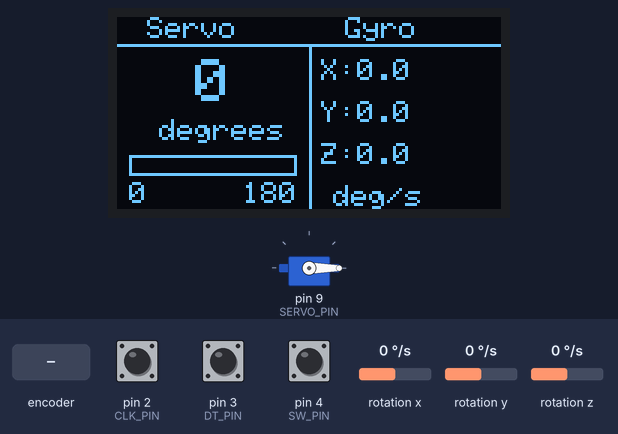
Bench run of a sketch on a simulated Arduino Uno, built with avr-gcc and run on an emulated ATmega328P. Shown: servo, 128×64 one-colour display. Wiring (from diagram.json): MPU-6050 motion sensor at I2C address 0x68. Inputs (shaded band) come from the test bench; at power-on: pin 4 (SW_PIN) HIGH, rotation x 0 °/s, rotation y 0 °/s, rotation z 0 °/s, pin 2 (CLK_PIN) HIGH, pin 3 (DT_PIN) HIGH. What the sketch prints to the serial monitor is not drawn.

Above: at 1.2 s.
1.3 s: rotary encoder on pin 2 (CLK_PIN) / pin 3 (DT_PIN) turned 3 steps (first pin leading)
At 2.4 s:
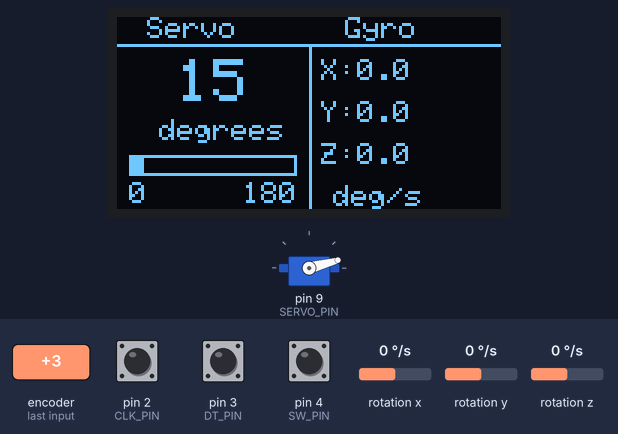
3.4 s: pin 4 (SW_PIN) pulled LOW for 0.15 s
At 3.7 s:
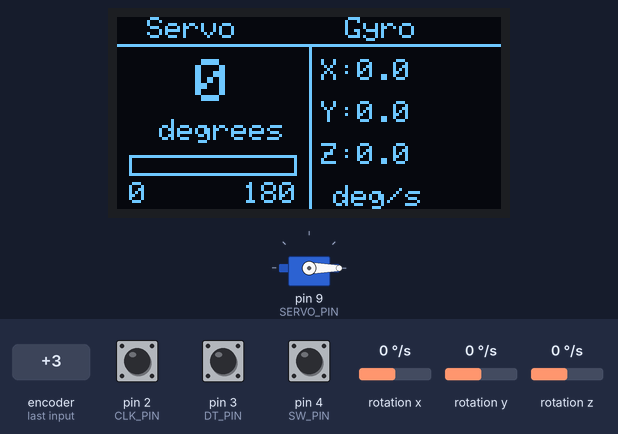
5.0 s: rotation x set to -192 °/s
At 5.3 s:
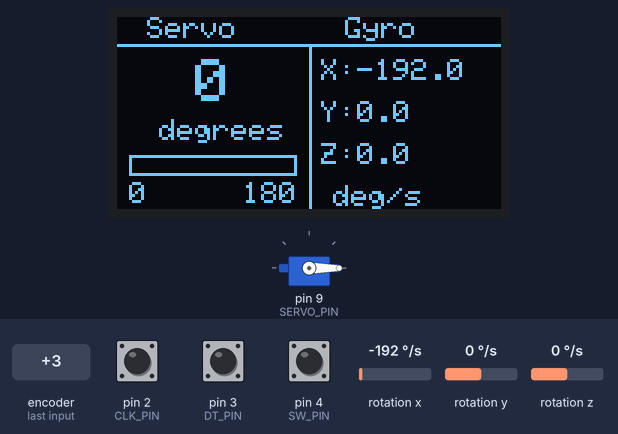
6.5 s: rotation y set to -192 °/s
At 7.1 s:
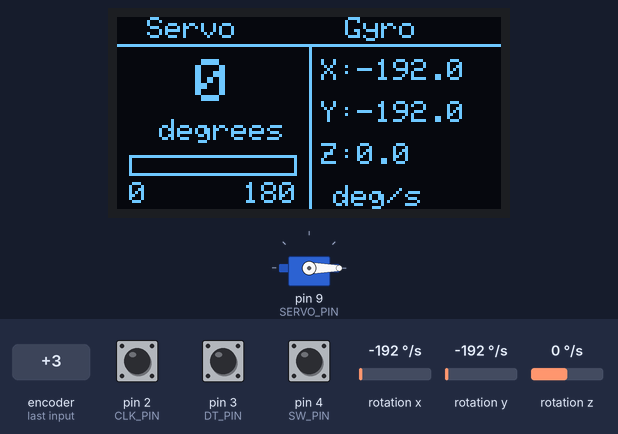
8.1 s: rotation z set to -192 °/s
At 8.4 s:
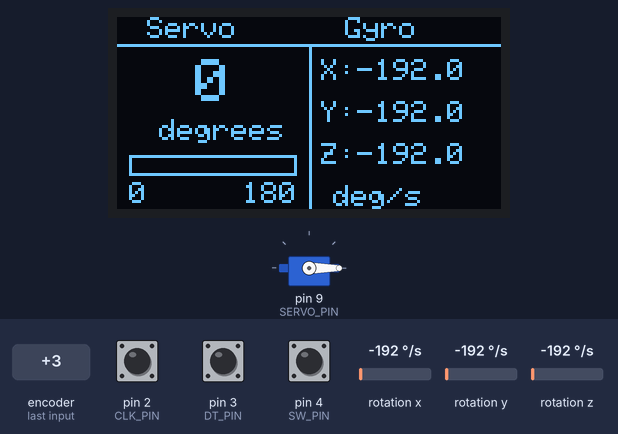
9.6 s: rotary encoder on pin 2 (CLK_PIN) / pin 3 (DT_PIN) turned 1 step (first pin leading)
At 10.9 s:
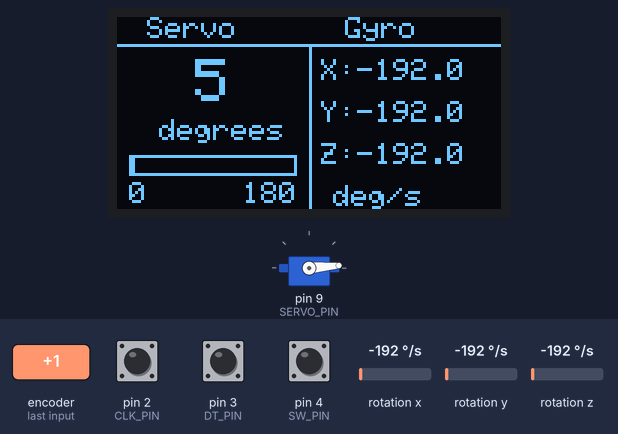
Timing chart, 0 to 12.3 s (numbered marks = the images above; inputs shaded):
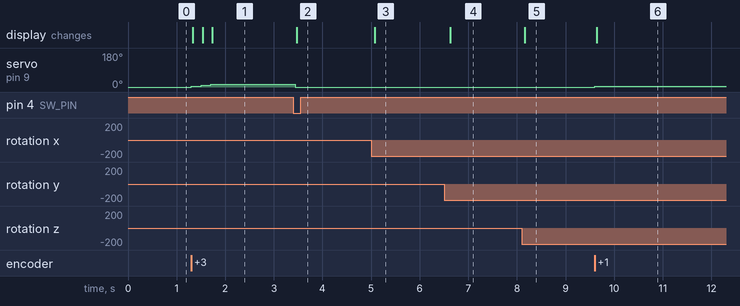

The sketch:

sketch.ino
```cpp
#include <Wire.h>
#include <Adafruit_GFX.h>
#include <Adafruit_SSD1306.h>
#include <Servo.h>

#define SCREEN_WIDTH 128
#define SCREEN_HEIGHT 64
#define OLED_RESET -1
#define OLED_ADDR 0x3C

#define CLK_PIN 2
#define DT_PIN  3
#define SW_PIN  4
#define SERVO_PIN 9

#define ANGLE_MIN 0
#define ANGLE_MAX 180
#define STEP_SIZE 5

// MPU6050 I2C address
#define MPU_ADDR 0x68

Adafruit_SSD1306 display(SCREEN_WIDTH, SCREEN_HEIGHT, &Wire, OLED_RESET);
Servo myServo;

volatile int angle = 0;
volatile bool encoderMoved = false;

int lastCLK;
bool needsRedraw = true;

// Gyro data (raw and converted)
float gyroX = 0, gyroY = 0, gyroZ = 0;
unsigned long lastGyroRead = 0;
#define GYRO_INTERVAL 100  // ms between reads

void encoderISR() {
  int currentCLK = digitalRead(CLK_PIN);
  int currentDT = digitalRead(DT_PIN);
  if (currentCLK != lastCLK && currentCLK == LOW) {
    if (currentDT != currentCLK) {
      angle += STEP_SIZE;
    } else {
      angle -= STEP_SIZE;
    }
    if (angle < ANGLE_MIN) angle = ANGLE_MIN;
    if (angle > ANGLE_MAX) angle = ANGLE_MAX;
    encoderMoved = true;
  }
  lastCLK = currentCLK;
}

void initMPU6050() {
  // Wake up MPU6050
  Wire.beginTransmission(MPU_ADDR);
  Wire.write(0x6B);  // PWR_MGMT_1
  Wire.write(0x00);  // Wake up
  Wire.endTransmission(true);

  // Set gyro range to +/- 250 deg/s
  Wire.beginTransmission(MPU_ADDR);
  Wire.write(0x1B);  // GYRO_CONFIG
  Wire.write(0x00);  // 250 deg/s
  Wire.endTransmission(true);

  Serial.println("MPU6050 initialized");
}

void readGyro() {
  Wire.beginTransmission(MPU_ADDR);
  Wire.write(0x43);  // GYRO_XOUT_H
  Wire.endTransmission(false);
  Wire.requestFrom(MPU_ADDR, 6, true);

  int16_t rawX = (Wire.read() << 8) | Wire.read();
  int16_t rawY = (Wire.read() << 8) | Wire.read();
  int16_t rawZ = (Wire.read() << 8) | Wire.read();

  // Convert to deg/s (sensitivity 131 LSB/(deg/s) at 250 deg/s range)
  gyroX = rawX / 131.0;
  gyroY = rawY / 131.0;
  gyroZ = rawZ / 131.0;
}

void updateDisplay() {
  display.clearDisplay();

  // --- Header ---
  display.setTextSize(1);
  display.setTextColor(SSD1306_WHITE);
  display.setCursor(10, 0);
  display.print("Servo");
  display.setCursor(76, 0);
  display.print("Gyro");
  display.drawLine(0, 9, 127, 9, SSD1306_WHITE);

  // Vertical divider
  display.drawLine(64, 9, 64, 63, SSD1306_WHITE);

  // --- Left side: Servo angle ---
  display.setTextSize(2);
  String valStr = String(angle);
  int16_t x1, y1;
  uint16_t w, h;
  display.getTextBounds(valStr, 0, 0, &x1, &y1, &w, &h);
  int xPos = (64 - w) / 2;
  display.setCursor(xPos, 14);
  display.print(valStr);

  // Degree symbol and label
  display.setTextSize(1);
  display.setCursor(14, 34);
  display.print("degrees");

  // Mini progress bar
  int barX = 4;
  int barY = 46;
  int barW = 56;
  display.drawRect(barX, barY, barW, 7, SSD1306_WHITE);
  int fillW = map(angle, ANGLE_MIN, ANGLE_MAX, 0, barW - 2);
  if (fillW > 0) {
    display.fillRect(barX + 1, barY + 1, fillW, 5, SSD1306_WHITE);
  }

  // Min/max labels
  display.setCursor(4, 55);
  display.print("0");
  display.setCursor(42, 55);
  display.print("180");

  // --- Right side: Gyro X Y Z ---
  display.setTextSize(1);

  display.setCursor(68, 14);
  display.print("X:");
  display.setCursor(80, 14);
  display.print(gyroX, 1);

  display.setCursor(68, 28);
  display.print("Y:");
  display.setCursor(80, 28);
  display.print(gyroY, 1);

  display.setCursor(68, 42);
  display.print("Z:");
  display.setCursor(80, 42);
  display.print(gyroZ, 1);

  display.setCursor(72, 56);
  display.print("deg/s");

  display.display();
}

void setup() {
  Serial.begin(115200);
  Serial.println("Encoder + Servo + MPU6050 + OLED");

  pinMode(CLK_PIN, INPUT);
  pinMode(DT_PIN, INPUT);
  pinMode(SW_PIN, INPUT_PULLUP);

  lastCLK = digitalRead(CLK_PIN);
  attachInterrupt(digitalPinToInterrupt(CLK_PIN), encoderISR, CHANGE);

  myServo.attach(SERVO_PIN);
  myServo.write(angle);
  Serial.println("Servo attached to pin 9");

  if (!display.begin(SSD1306_SWITCHCAPVCC, OLED_ADDR)) {
    Serial.println("SSD1306 init failed!");
    while (true);
  }
  Serial.println("Display initialized");

  initMPU6050();
  updateDisplay();
}

void loop() {
  // Check encoder rotation
  if (encoderMoved) {
    encoderMoved = false;
    needsRedraw = true;
    myServo.write(angle);
    Serial.print("Angle: ");
    Serial.print(angle);
    Serial.println(" deg");
  }

  // Check button press (reset to 0)
  static bool lastButtonState = HIGH;
  bool buttonState = digitalRead(SW_PIN);
  if (lastButtonState == HIGH && buttonState == LOW) {
    angle = 0;
    myServo.write(0);
    needsRedraw = true;
    Serial.println("Angle reset to 0");
  }
  lastButtonState = buttonState;

  // Read gyro at regular intervals
  unsigned long now = millis();
  if (now - lastGyroRead >= GYRO_INTERVAL) {
    lastGyroRead = now;
    readGyro();
    needsRedraw = true;

    // Print to serial periodically
    Serial.print("Gyro X:");
    Serial.print(gyroX, 1);
    Serial.print(" Y:");
    Serial.print(gyroY, 1);
    Serial.print(" Z:");
    Serial.println(gyroZ, 1);
  }

  // Only redraw when something changed
  if (needsRedraw) {
    needsRedraw = false;
    updateDisplay();
  }

  delay(5);
}
```

Measured:
- after the input at 1.3 s, servo on pin 9 (SERVO_PIN): 0° → 5° at once, → 10° 0.20 s later, → 15° 0.20 s later; the display: first changes at once (image 1 shows a later state)
- after the input at 3.4 s, servo on pin 9 (SERVO_PIN): 15° → 0° at once; the display: changes after 0.07 s (image 2)
- after the input at 5.0 s, the display: changes after 0.08 s (image 3)
- after the input at 6.5 s, the display: changes after 0.13 s (image 4)
- after the input at 8.1 s, the display: changes after 0.07 s (image 5)
- after the input at 9.6 s, servo on pin 9 (SERVO_PIN): 0° → 5° at once; the display: changes at once (image 6)
